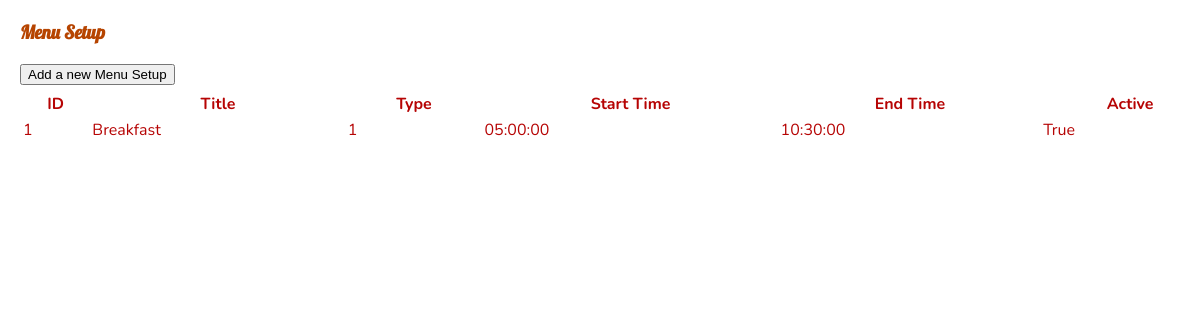
The page /menuSetup/573 (signed in) on the database as committed earlier.
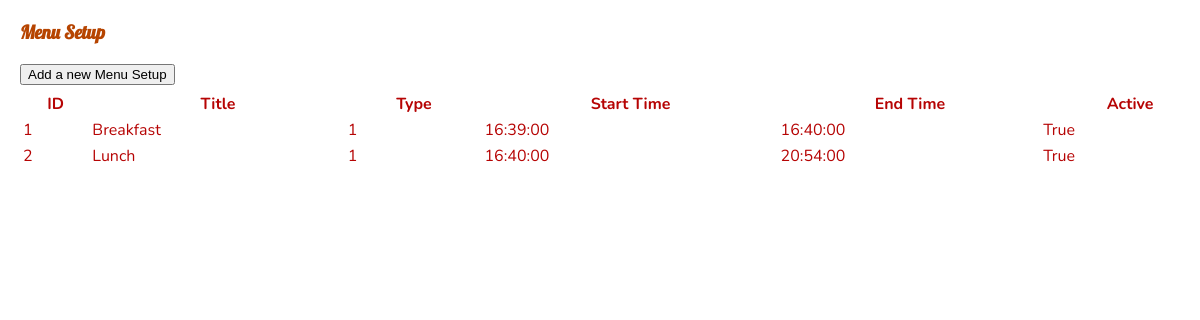
The same page on the database as committed later.
### website/models.py (models this page shows)
class ShopMenus(db.Model):
    shopMenuID = db.Column(db.Integer, primary_key=True)
    displayID = db.Column(db.Integer, db.ForeignKey('displays.displayID'))
    menuTypeID = db.Column(db.Integer, db.ForeignKey('menus.menuID'))
    menuTitle = db.Column(db.String(50), nullable=False)
    menuStartTime = db.Column(db.Time, nullable=False)
    menuFinishTime = db.Column(db.Time, nullable=False)
    menuActive = db.Column(db.Boolean, nullable=False)

### website/displays.py (the view)
@displays.route('/menuSetup/<int:display_id>', methods=['GET', 'POST'])
@login_required
def menuSetup(display_id):
    displayID=display_id
    user = current_user
    display = Displays.query.get(displayID)
    shopMenus = ShopMenus.query.filter_by(displayID=displayID).all()
    return render_template('menuSetup.html',
                           displays=displays,
                           user=user,
                           display=display,
                           shopMenus=shopMenus)

### website/__init__.py (called while the page is built)
def create_app():
    app = Flask(__name__)
    app.config['SECRET_KEY'] = 'itAlwaysWorksInTheEnd'
    app.config['SQLALCHEMY_DATABASE_URI'] = f'sqlite:///{DB_NAME}'
    db.init_app(app)
    from .views import views
    from .displays import displays
    from .auth import auth
    app.register_blueprint(views, url_prefix='/')
    app.register_blueprint(displays, url_prefix='/')
    app.register_blueprint(auth, url_prefix='/')
    from .models import Users, Shops, Displays, Advertisements, ShopAds, Items, Menus, ShopMenus, MenuItems
    with app.app_context():
        db.create_all()
    login_manager = LoginManager()
    login_manager.login_view = 'auth.login'
    login_manager.init_app(app)
    @login_manager.user_loader
    def load_user(id):
        return Users.query.get(int(id))
    return app

### website/templates/menuSetup.html
{% extends "base.html" %}{% block title %}Menu Setup{% endblock %}
{% block content %}
    <div>
        <h3>Menu Setup</h3>
            <button type="button" onclick="window.location.href='/menuSetupAddNew/{{ display.displayID }}';" name="{{ display.displayID }}">Add a new Menu Setup</button>
            <table>
                <thead>
                    <tr>
                        <th>ID</th>
                        <th>Title</th>
                        <th>Type</th>
                        <th>Start Time</th>
                        <th>End Time</th>
                        <th>Active</th>
                    </tr>
                </thead>
                <tbody>
                {% for shopMenu in shopMenus %}
                    <tr onclick="window.location.href='/menuSetupEdit/{{ shopMenu.shopMenuID }}';" name="{{ shopMenu.shopMenuID }}">
                        <td>{{shopMenu.shopMenuID }}</td>
                        <td>{{shopMenu.menuTitle }}</td>
                        <td>{{shopMenu.menuTypeID }}</td>
                        <td>{{shopMenu.menuStartTime }}</td>
                        <td>{{shopMenu.menuFinishTime }}</td>
                        <td>{{shopMenu.menuActive }}</td>
                    </tr>
                {% endfor %}
                </tbody>
            </table>
    </div>
{% endblock %}

### website/templates/base.html (shortened to what this page needs)
<!DOCTYPE html>
<html lang="en">
<head>
    <link rel="stylesheet" href="{{ url_for('static', filename='style.css') }}">
</head>
<body>
    {% block content %}
    {% endblock %}
</body>
</html>

### website/static/style.css (style rules this page uses)
body { background: #ffffff; width: 1200px; height: 680px; font-family: 'Lobster', sans-serif; font-size: 1rem; color: #b64400; margin: 20px; }
p, table { font-family: 'Nunito', sans-serif; color: #b60404; font-size: 16px; margin-top: 5px; margin-bottom: 5px; padding-top: 0; }
table { width: 100%; }

Rows that differ between the two databases and show on the page:
changed ShopMenus "Breakfast": menuStartTime "05:00:00" → "16:39:00"; menuFinishTime "10:30:00" → "16:40:00"
added ShopMenus: shopMenuID "2", menuTitle "Lunch", menuTypeID "1", menuStartTime "16:40:00", menuFinishTime "20:54:00", menuActive "True"
